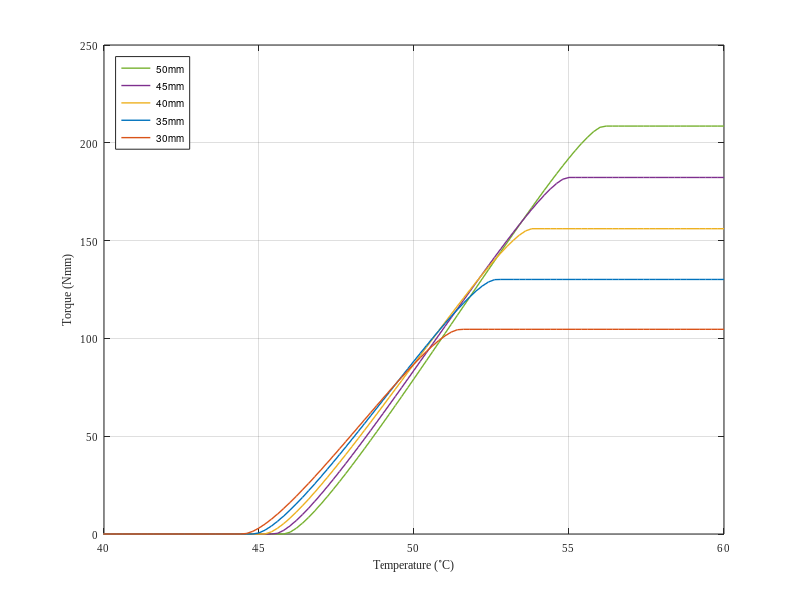

Write MATLAB code to recreate this figure.
close all;

d_s = 1.5e-3;
D_s = d_s + 4.75e-3;
N   = 25;
R   = D_s / d_s;
W_c = (4 * R - 1) / (4 * R - 4) + 0.615 / R;

tau_scr = 60e6;
tau_fcr = 320e6;
G_M     = 14.39e9;
G_A     = 18.75e9;
gamma_L = 0.02;
delta_L = gamma_L * pi * N * D_s^2 / d_s;
C1 = 8 * W_c * D_s / (pi * d_s^3);
C2 = d_s / (pi * N * D_s^2);
K = C2 / C1;%d_s^4 / (8 * N * W_c * D_s^3);

A_s = 40.83;
A_f = 44.55;
C_M = 11.51e6;
C_A = 39.55e6;
a_A = pi / (A_f - A_s);

% calculate force and xi_s during pre-stretch
delta = (0 : 5 : 50) * 1e-3;
xi_S_pre  = zeros(1, length(delta));
x_pre = zeros(1, length(delta));
for i = 1 : length(delta)
    if i > 1
        if x_pre(i - 1) < tau_scr / C1
            xi_S_pre(i) = 0;
            x_pre(i) = fsolve( ...
            @(F) C1 * F - C2 * G_M * delta(i) + ...
                C2 * delta_L * G_M * (xi_S_pre(i)), ...
            40);
        elseif x_pre(i - 1) < tau_fcr / C1
            x_pre(i) = fsolve( ...
                @(F) C1 * F - C2 * G_M * delta(i) + ...
                    C2 * delta_L * G_M * (1/2 * cos(pi / (tau_scr - tau_fcr) * (F*C1 - tau_fcr)) + 1/2), ...
                40);
            xi_S_pre(i) = 1/2 * cos(pi / (tau_scr - tau_fcr) * (x_pre(i)*C1 - tau_fcr)) + 1/2;
        else
            x_pre(i) = fsolve( ...
            @(F) C1 * F - C2 * G_M * delta(i) + ...
                C2 * delta_L * G_M * (1), ...
            40);
            xi_S_pre(i) = 1;
        end
    end
end

% calculate force of active spring
T = 20 : 0.2 : 60;
xi        = zeros(length(delta), length(T));
xi_S_heat = zeros(length(delta), length(T));
x_heat    = zeros(length(delta), length(T));
temp = zeros(length(delta), length(T));
for i = 1 : length(delta)
    x_heat(i, 1) = x_pre(i);
    for j = 2 : length(T)
        if T(j) < A_s + x_heat(i, j - 1) * C1 / C_A
            x_heat(i, j) = fsolve( ...
            @(F) C1 * (F - x_pre(i)), x_heat(i, j-1));
        elseif T(j) < A_f + x_heat(i, j - 1) * C1 / C_A
            x_heat(i, j) = fsolve( ...
                @(F) C1 * (F - x_pre(i)) - C2 * ( ...
                    (G_A + (G_M - G_A) * 1/2 * (cos(a_A * (T(j) - A_s - F*C1/C_A)) + 1)) * delta(i) - G_M * delta(i) ...
                ) + C2 * delta_L * ( ...
                    (G_A + (G_M - G_A) * 1/2 * (cos(a_A * (T(j) - A_s - F*C1/C_A)) + 1)) * ...
                        (xi_S_pre(i) - xi_S_pre(i)/1 * (1 - 1/2 * (cos(a_A * (T(j) - A_s - F*C1/C_A)) + 1))) - ...
                    G_M * xi_S_pre(i) ...
                ), ...
                x_heat(i, j-1));
        else
            x_heat(i, j) = fsolve( ...
            @(F) C1 * (F - x_pre(i)) - C2 * ( ...
                    G_A * delta(i) - G_M * delta(i) ...
                ) + C2 * delta_L * ( ...
                    G_A * 0 - G_M * xi_S_pre(i) ...
                ), ...
                x_heat(i, j-1));
        end
    end
end

% figure('Name', 'force vs. dis');
% hold on;
% grid on;
% plot(delta, x_pre);
% plot([0, delta(end)], [tau_scr / C1, tau_scr / C1]);
% plot([0, delta(end)], [tau_fcr / C1, tau_fcr / C1]);
% % plot(delta * C2, x_pre * C1);
% % plot([0, delta(end) * C2], [tau_scr, tau_scr]);
% % plot([0, delta(end) * C2], [tau_fcr, tau_fcr]);
% hold off;

% figure('Name', 'stress vs. strain');
% hold on;
% grid on;
% plot(delta * C2, x_pre * C1 * 1e-6);
% plot([0, delta(end) * C2], [tau_scr * 1e-6, tau_scr * 1e-6]);
% plot([0, delta(end) * C2], [tau_fcr * 1e-6, tau_fcr * 1e-6]);
% hold off;

color_map = [ ...
    217   83   25; ...
      0  114  189; ...
    237  177   32; ...
    126   47  142; ...
    119  177   48
];
figure('Name', 'block force');
hold on;
grid on;
box on;
for i = length(delta) : -1 : 7
    plot(T, (x_heat(i, :) - x_pre(i)) * 5.2, '-', 'LineWidth', 1, 'Color', color_map(i - 6, :) / 255);
end
legend('50mm', '45mm', '40mm', '35mm', '30mm', 'Location', 'northwest');
hold off;
xlabel('Temperature ({}^{\circ}C)', 'Fontsize', 8);
ylabel('Torque (Nmm)', 'Fontsize', 8);
xlim([40 60]);
ylim([0 250]);
% xticks(0.1 : 0.1 : 0.5);
% yticks([-90 -60 -30 0]);
set(gca, 'FontName', 'Times New Roman','Fontsize', 8);

set(gcf, 'Units', 'Inches', 'Position', [0, 0, 3.5, 1.5], 'PaperUnits', 'Inches', 'PaperSize', [3.5, 1.5]);
saveas(gcf, '..\..\paper\v1.0.0\figures\blocking_force_vs_temperature.pdf');
filename = '..\..\paper\v1.0.0\figures\blocking_force_vs_temperature.tiff';
% print(gcf, filename, '-dtiffn', '-r600');